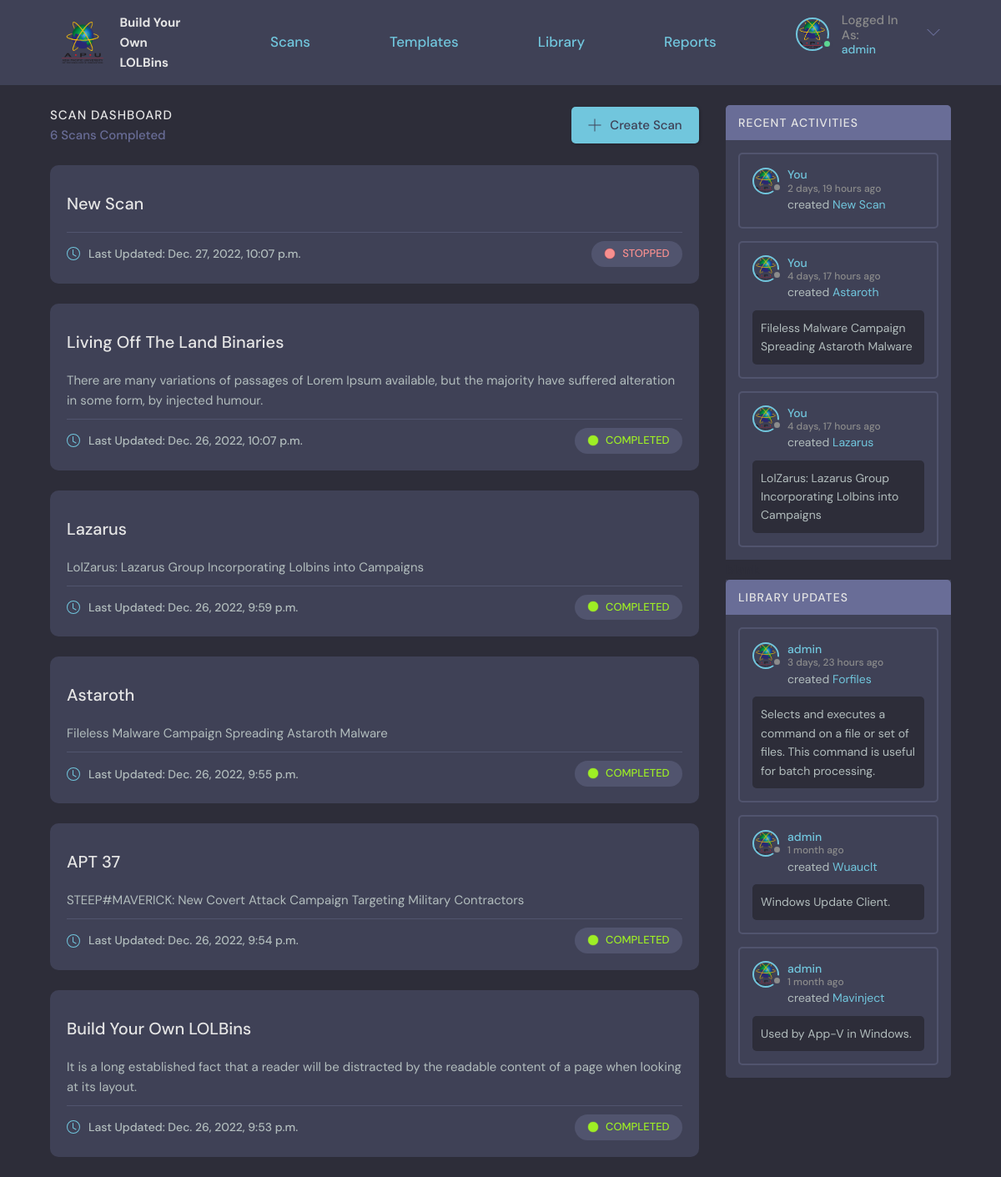
Page / (signed in) on the earlier database version.
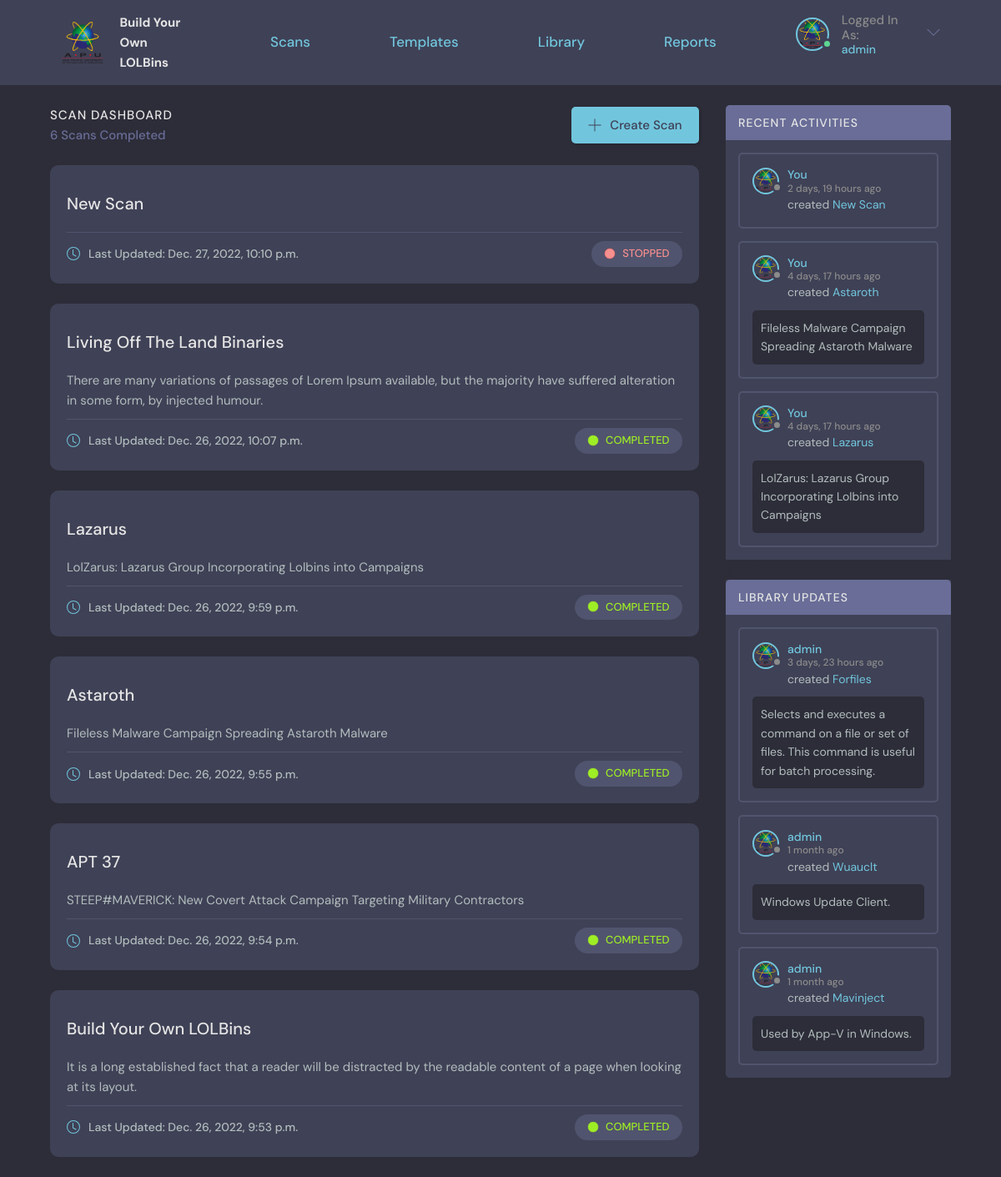
Same page on the later database version.
### base/models.py (models this page shows, shortened)
class Scan(models.Model):
    user = models.ForeignKey(User, on_delete=SET_NULL, null=True, verbose_name = u'Owner')
    name = models.CharField(max_length=200, default="New Scan")
    description = models.TextField(null=True, blank=True)
    updated = models.DateTimeField(auto_now=True)
    created = models.DateTimeField(auto_now_add=True)
    STATUS_CHOICES = (
    ("STOPPED", "STOPPED"),
    ("COMPLETED", "COMPLETED"),
    ("RUNNING", "RUNNING"),
    ("ERROR", "ERROR"))
    status = models.CharField(max_length=15, choices=STATUS_CHOICES, default='STOPPED')
    ip = models.CharField("IP Address", max_length=15, default="127.0.0.1")
    username = models.CharField("Machine Username", max_length=30, default="admin")
    password = models.CharField("Machine Password", max_length=50, default="admin")
    task = models.TextField(null=True, blank=True)
    class Meta:
        ordering = ['-updated', '-created']
        verbose_name = 'Scan'

### base/views.py (the view)
# urls.py: path('', views.home, name="home"),
def home(request):
    scans = Scan.objects.all().order_by('-updated')
    techniques = Technique.objects.all().order_by('-created')
    if request.user.is_authenticated:
        userScans = Scan.objects.filter(user=request.user).order_by('-created')
        scan_count = userScans.count()
        context = {'scans': scans, 'techniques': techniques, 'scan_count':scan_count, 'userScans': userScans}
    else:
        context = {'scans': scans, 'techniques': techniques}
    return render(request, 'base/home.html', context)

### base/templates/base/home.html (shortened to what the changed rows need)
{% extends 'main.html' %}
{% block content %}
{% load static %}
<main class="layout layout--2">
  <div class="container">
    <div class="roomList">
      {% if request.user.is_authenticated %}
        <div class="roomList__header">
          <div>
            <h2>Scan Dashboard</h2>
          </div>
        </div>
        {% if scan_count != 0 %}
          {% for scan in scans %}
            {% if request.user == scan.user %}
              <div class="roomListRoom">
                <div class="roomListRoom__content">
                  <a href="{% url 'scan' scan.id %}">{{scan.name}}</a>
                </div>
                <div class="roomListRoom__meta">
                    <a class="roomListRoom__joined">
                        <svg xmlns="http://www.w3.org/2000/svg" width="16" height="16" fill="currentColor" class="bi bi-clock" viewBox="0 0 16 16">
                            <path d="M8 3.5a.5.5 0 0 0-1 0V9a.5.5 0 0 0 .252.434l3.5 2a.5.5 0 0 0 .496-.868L8 8.71V3.5z"/>
                            <path d="M8 16A8 8 0 1 0 8 0a8 8 0 0 0 0 16zm7-8A7 7 0 1 1 1 8a7 7 0 0 1 14 0z"/>
                        </svg>
                        Last Updated: {{scan.updated}}
                    </a>
                    <div class="roomListRoom__tag">
                      {% if scan.status == 'STOPPED' %}
                        <p class="roomListRoom__topic" style="color: #F78F8F;">
                          <img src="{% static 'images/status_stopped.png' %}" />
                          {{scan.status}}
                        </p>
                      {% elif scan.status == 'COMPLETED'%}
                        <p class="roomListRoom__topic" style="color: #9EEE25;">
                          <img src="{% static 'images/status_completed.png' %}" />
                          {{scan.status}}
                        </p>
                      {% else %}
                        <p class="roomListRoom__topic" style="color: #FCC419;">
                          <img src="{% static 'images/status_running.png' %}" />
                          {{scan.status}}
                        </p>
                      {% endif %}
                    </div>
                </div>
              </div>
            {% endif %}
          {% endfor %}
        {% endif %}
      {% endif %}
    </div>
    <div class="activities">
      {% if request.user.is_authenticated and scan_count != 0 %}
        <div class="activities__header">
          <h2>Recent Activities</h2>
        </div>
        {% for scan in userScans|slice:":3" %}
          <div class="activities__box">
            <div class="activities__boxHeader roomListRoom__header">
              <a href="{% url 'user-profile' request.user.id %}" class="roomListRoom__author">
                <div class="avatar avatar--small">
                  <img src="{% static 'images/APU.png' %}" />
                </div>
                <p>
                  You
                  <span>{{scan.created|timesince}} ago</span>
                </p>
              </a>
            </div>
            <div class="activities__boxContent">
              <p>created <a href="{% url 'scan' scan.id %}">{{scan.name}}</a></p>
            </div>
          </div>
        {% endfor %}
        <div class="activities__break">
          <h2>blank</h2>
        </div>
        {% include "base/updatesSliced.html" %}
      {% else %}
        {% include "base/updatesAll.html" %}
      {% endif %}
    </div>
  </div>
</main>
{% endblock content %}

Differences in the rows shown:
changed Scan "New Scan": updated "Dec. 27, 2022, 10:07 p.m." → "Dec. 27, 2022, 10:10 p.m."
